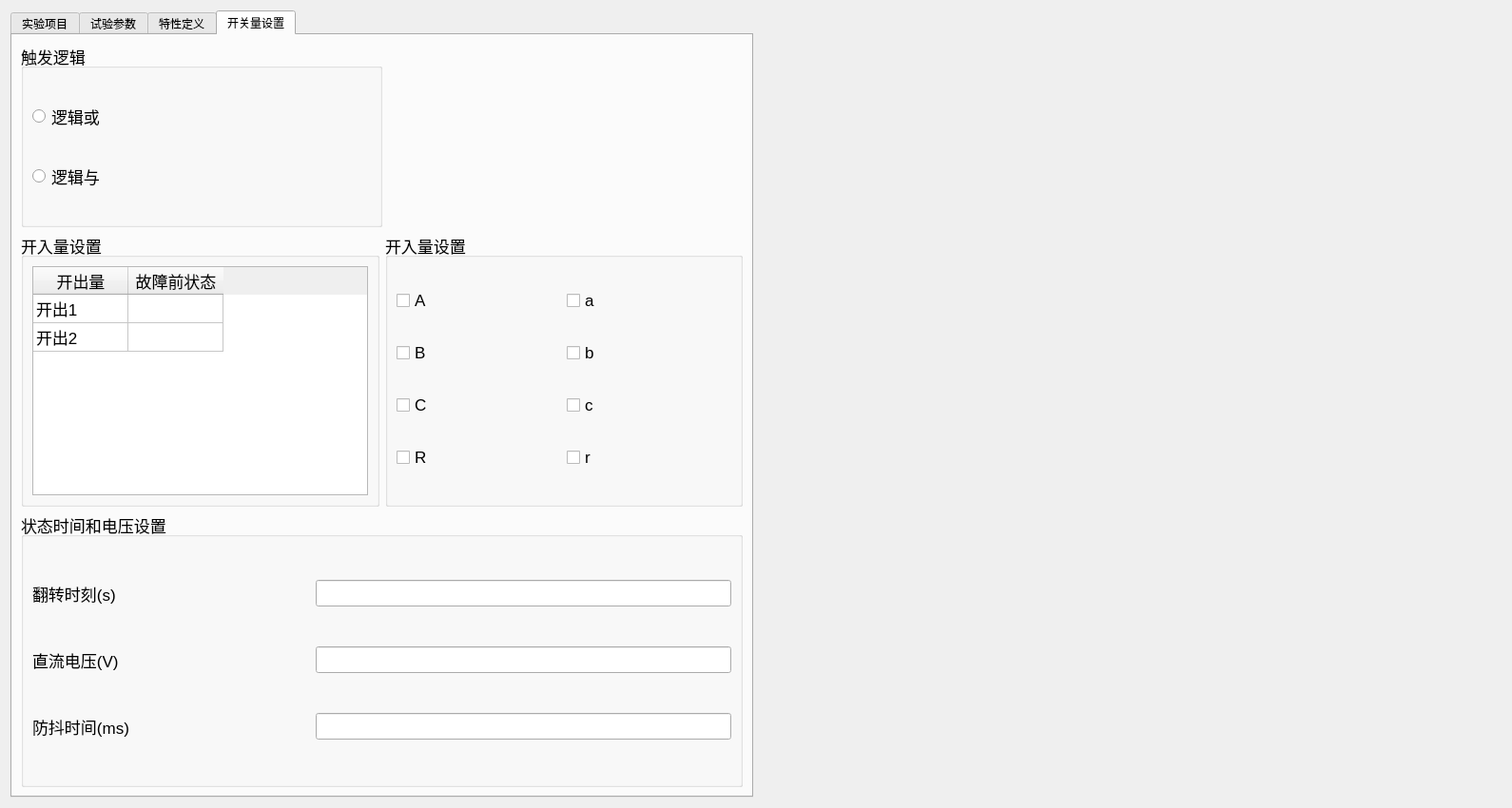
<?xml version="1.0" encoding="UTF-8"?>
<ui version="4.0">
 <class>ui_007</class>
 <widget class="QWidget" name="ui_007">
  <property name="geometry">
   <rect>
    <x>0</x>
    <y>0</y>
    <width>1590</width>
    <height>850</height>
   </rect>
  </property>
  <property name="windowTitle">
   <string>Form</string>
  </property>
  <layout class="QHBoxLayout" name="horizontalLayout" stretch="1,1">
   <item>
    <widget class="QTabWidget" name="tabWidget">
     <property name="currentIndex">
      <number>3</number>
     </property>
     <widget class="QWidget" name="tab">
      <attribute name="title">
       <string>实验项目</string>
      </attribute>
      <layout class="QVBoxLayout" name="verticalLayout_4">
       <item>
        <layout class="QVBoxLayout" name="verticalLayout_3">
         <item>
          <layout class="QHBoxLayout" name="horizontalLayout_6" stretch="1,1">
           <item>
            <widget class="QGroupBox" name="groupBox">
             <property name="font">
              <font>
               <pointsize>13</pointsize>
              </font>
             </property>
             <property name="title">
              <string>测试项目</string>
             </property>
             <layout class="QVBoxLayout" name="verticalLayout">
              <item>
               <widget class="QRadioButton" name="radioButton">
                <property name="text">
                 <string>i-t特性曲线测试</string>
                </property>
               </widget>
              </item>
              <item>
               <widget class="QRadioButton" name="radioButton_2">
                <property name="text">
                 <string>v-t特性曲线测试</string>
                </property>
               </widget>
              </item>
              <item>
               <widget class="QRadioButton" name="radioButton_3">
                <property name="text">
                 <string>f-t特性曲线测试</string>
                </property>
               </widget>
              </item>
              <item>
               <widget class="QRadioButton" name="radioButton_4">
                <property name="text">
                 <string>v/f-t特性曲线测试</string>
                </property>
               </widget>
              </item>
             </layout>
            </widget>
           </item>
           <item>
            <widget class="QGroupBox" name="groupBox_2">
             <property name="font">
              <font>
               <pointsize>13</pointsize>
              </font>
             </property>
             <property name="title">
              <string>时间</string>
             </property>
             <layout class="QVBoxLayout" name="verticalLayout_2">
              <item>
               <layout class="QHBoxLayout" name="horizontalLayout_2" stretch="1,1">
                <item>
                 <widget class="QLabel" name="label">
                  <property name="text">
                   <string>故障前时间(s)</string>
                  </property>
                 </widget>
                </item>
                <item>
                 <widget class="QLineEdit" name="lineEdit"/>
                </item>
               </layout>
              </item>
              <item>
               <layout class="QHBoxLayout" name="horizontalLayout_3" stretch="1,1">
                <item>
                 <widget class="QLabel" name="label_2">
                  <property name="text">
                   <string>最大故障时间(s)</string>
                  </property>
                 </widget>
                </item>
                <item>
                 <widget class="QLineEdit" name="lineEdit_2"/>
                </item>
               </layout>
              </item>
              <item>
               <layout class="QHBoxLayout" name="horizontalLayout_4" stretch="1,1">
                <item>
                 <widget class="QLabel" name="label_3">
                  <property name="text">
                   <string>保持时间(s)</string>
                  </property>
                 </widget>
                </item>
                <item>
                 <widget class="QLineEdit" name="lineEdit_3"/>
                </item>
               </layout>
              </item>
              <item>
               <layout class="QHBoxLayout" name="horizontalLayout_5" stretch="1,1">
                <item>
                 <widget class="QLabel" name="label_4">
                  <property name="text">
                   <string>输出间断时间(s)</string>
                  </property>
                 </widget>
                </item>
                <item>
                 <widget class="QLineEdit" name="lineEdit_4"/>
                </item>
               </layout>
              </item>
             </layout>
            </widget>
           </item>
          </layout>
         </item>
         <item>
          <layout class="QHBoxLayout" name="horizontalLayout_8">
           <item>
            <spacer name="horizontalSpacer">
             <property name="orientation">
              <enum>Qt::Horizontal</enum>
             </property>
             <property name="sizeHint" stdset="0">
              <size>
               <width>40</width>
               <height>20</height>
              </size>
             </property>
            </spacer>
           </item>
           <item>
            <widget class="QPushButton" name="pushButton">
             <property name="minimumSize">
              <size>
               <width>150</width>
               <height>40</height>
              </size>
             </property>
             <property name="maximumSize">
              <size>
               <width>200</width>
               <height>16777215</height>
              </size>
             </property>
             <property name="font">
              <font>
               <pointsize>13</pointsize>
              </font>
             </property>
             <property name="layoutDirection">
              <enum>Qt::LeftToRight</enum>
             </property>
             <property name="text">
              <string>添加列表</string>
             </property>
            </widget>
           </item>
           <item>
            <spacer name="horizontalSpacer_2">
             <property name="orientation">
              <enum>Qt::Horizontal</enum>
             </property>
             <property name="sizeHint" stdset="0">
              <size>
               <width>40</width>
               <height>20</height>
              </size>
             </property>
            </spacer>
           </item>
          </layout>
         </item>
        </layout>
       </item>
       <item>
        <widget class="QGroupBox" name="groupBox_3">
         <property name="font">
          <font>
           <pointsize>13</pointsize>
          </font>
         </property>
         <property name="title">
          <string>试验结果</string>
         </property>
         <layout class="QHBoxLayout" name="horizontalLayout_7">
          <item>
           <widget class="QTableWidget" name="tb_result">
            <column>
             <property name="text">
              <string>序号</string>
             </property>
            </column>
            <column>
             <property name="text">
              <string>状态</string>
             </property>
            </column>
            <column>
             <property name="text">
              <string>测试值</string>
             </property>
            </column>
            <column>
             <property name="text">
              <string>标么值</string>
             </property>
            </column>
            <column>
             <property name="text">
              <string>整定时间</string>
             </property>
            </column>
            <column>
             <property name="text">
              <string>动作时间</string>
             </property>
            </column>
            <column>
             <property name="text">
              <string>误差</string>
             </property>
            </column>
           </widget>
          </item>
         </layout>
        </widget>
       </item>
      </layout>
     </widget>
     <widget class="QWidget" name="tab_2">
      <attribute name="title">
       <string>试验参数</string>
      </attribute>
      <layout class="QVBoxLayout" name="verticalLayout_9" stretch="1,4,3,2">
       <item>
        <widget class="QGroupBox" name="groupBox_4">
         <property name="font">
          <font>
           <pointsize>13</pointsize>
          </font>
         </property>
         <property name="title">
          <string>变量选择</string>
         </property>
         <layout class="QHBoxLayout" name="horizontalLayout_9">
          <item>
           <spacer name="horizontalSpacer_3">
            <property name="orientation">
             <enum>Qt::Horizontal</enum>
            </property>
            <property name="sizeHint" stdset="0">
             <size>
              <width>197</width>
              <height>20</height>
             </size>
            </property>
           </spacer>
          </item>
          <item>
           <widget class="QRadioButton" name="radioButton_5">
            <property name="text">
             <string>电压</string>
            </property>
           </widget>
          </item>
          <item>
           <spacer name="horizontalSpacer_4">
            <property name="orientation">
             <enum>Qt::Horizontal</enum>
            </property>
            <property name="sizeHint" stdset="0">
             <size>
              <width>198</width>
              <height>20</height>
             </size>
            </property>
           </spacer>
          </item>
          <item>
           <widget class="QRadioButton" name="radioButton_6">
            <property name="text">
             <string>频率</string>
            </property>
           </widget>
          </item>
          <item>
           <spacer name="horizontalSpacer_5">
            <property name="orientation">
             <enum>Qt::Horizontal</enum>
            </property>
            <property name="sizeHint" stdset="0">
             <size>
              <width>197</width>
              <height>20</height>
             </size>
            </property>
           </spacer>
          </item>
         </layout>
        </widget>
       </item>
       <item>
        <layout class="QHBoxLayout" name="horizontalLayout_15" stretch="3,2">
         <item>
          <widget class="QGroupBox" name="groupBox_5">
           <property name="font">
            <font>
             <pointsize>13</pointsize>
            </font>
           </property>
           <property name="title">
            <string>故障前电压</string>
           </property>
           <layout class="QVBoxLayout" name="verticalLayout_5">
            <item>
             <layout class="QHBoxLayout" name="horizontalLayout_10" stretch="1,2,2">
              <item>
               <widget class="QLabel" name="label_5">
                <property name="text">
                 <string>Va</string>
                </property>
               </widget>
              </item>
              <item>
               <widget class="QLineEdit" name="lineEdit_5"/>
              </item>
              <item>
               <widget class="QLineEdit" name="lineEdit_6"/>
              </item>
             </layout>
            </item>
            <item>
             <layout class="QHBoxLayout" name="horizontalLayout_11" stretch="1,2,2">
              <item>
               <widget class="QLabel" name="label_6">
                <property name="text">
                 <string>Vb</string>
                </property>
               </widget>
              </item>
              <item>
               <widget class="QLineEdit" name="lineEdit_7"/>
              </item>
              <item>
               <widget class="QLineEdit" name="lineEdit_8"/>
              </item>
             </layout>
            </item>
            <item>
             <layout class="QHBoxLayout" name="horizontalLayout_12" stretch="1,2,2">
              <item>
               <widget class="QLabel" name="label_7">
                <property name="text">
                 <string>Vc</string>
                </property>
               </widget>
              </item>
              <item>
               <widget class="QLineEdit" name="lineEdit_9"/>
              </item>
              <item>
               <widget class="QLineEdit" name="lineEdit_10"/>
              </item>
             </layout>
            </item>
            <item>
             <layout class="QHBoxLayout" name="horizontalLayout_13" stretch="1,2,2">
              <item>
               <widget class="QLabel" name="label_8">
                <property name="text">
                 <string>Vz</string>
                </property>
               </widget>
              </item>
              <item>
               <widget class="QLineEdit" name="lineEdit_12"/>
              </item>
              <item>
               <widget class="QLineEdit" name="lineEdit_11"/>
              </item>
             </layout>
            </item>
           </layout>
          </widget>
         </item>
         <item>
          <widget class="QGroupBox" name="groupBox_6">
           <property name="font">
            <font>
             <pointsize>13</pointsize>
            </font>
           </property>
           <property name="title">
            <string>变化相选择</string>
           </property>
           <layout class="QVBoxLayout" name="verticalLayout_6">
            <item>
             <layout class="QGridLayout" name="gridLayout">
              <item row="0" column="0">
               <widget class="QCheckBox" name="checkBox">
                <property name="text">
                 <string>Va</string>
                </property>
               </widget>
              </item>
              <item row="0" column="1">
               <widget class="QCheckBox" name="checkBox_2">
                <property name="text">
                 <string>Vb</string>
                </property>
               </widget>
              </item>
              <item row="1" column="0">
               <widget class="QCheckBox" name="checkBox_3">
                <property name="text">
                 <string>Vc</string>
                </property>
               </widget>
              </item>
              <item row="1" column="1">
               <widget class="QCheckBox" name="checkBox_4">
                <property name="text">
                 <string>Vz</string>
                </property>
               </widget>
              </item>
             </layout>
            </item>
            <item>
             <layout class="QHBoxLayout" name="horizontalLayout_14">
              <item>
               <widget class="QLabel" name="label_9">
                <property name="text">
                 <string>记录量</string>
                </property>
               </widget>
              </item>
              <item>
               <widget class="QComboBox" name="comboBox"/>
              </item>
             </layout>
            </item>
           </layout>
          </widget>
         </item>
        </layout>
       </item>
       <item>
        <layout class="QHBoxLayout" name="horizontalLayout_16" stretch="1,1">
         <item>
          <widget class="QGroupBox" name="groupBox_7">
           <property name="font">
            <font>
             <pointsize>13</pointsize>
            </font>
           </property>
           <property name="title">
            <string>变化范围</string>
           </property>
           <layout class="QVBoxLayout" name="verticalLayout_7">
            <item>
             <layout class="QHBoxLayout" name="horizontalLayout_17" stretch="2,3">
              <item>
               <widget class="QLabel" name="label_10">
                <property name="text">
                 <string>变化初值</string>
                </property>
               </widget>
              </item>
              <item>
               <widget class="QLineEdit" name="lineEdit_13"/>
              </item>
             </layout>
            </item>
            <item>
             <layout class="QHBoxLayout" name="horizontalLayout_18" stretch="2,3">
              <item>
               <widget class="QLabel" name="label_11">
                <property name="text">
                 <string>变化终值</string>
                </property>
               </widget>
              </item>
              <item>
               <widget class="QLineEdit" name="lineEdit_14"/>
              </item>
             </layout>
            </item>
            <item>
             <layout class="QHBoxLayout" name="horizontalLayout_19" stretch="2,3">
              <item>
               <widget class="QLabel" name="label_12">
                <property name="text">
                 <string>变化步长</string>
                </property>
               </widget>
              </item>
              <item>
               <widget class="QLineEdit" name="lineEdit_15"/>
              </item>
             </layout>
            </item>
           </layout>
          </widget>
         </item>
         <item>
          <widget class="QGroupBox" name="groupBox_8">
           <property name="font">
            <font>
             <pointsize>13</pointsize>
            </font>
           </property>
           <property name="title">
            <string>参数设定</string>
           </property>
           <layout class="QVBoxLayout" name="verticalLayout_8">
            <item>
             <layout class="QHBoxLayout" name="horizontalLayout_20" stretch="2,3">
              <item>
               <widget class="QLabel" name="label_13">
                <property name="text">
                 <string>额定频率(HZ)</string>
                </property>
               </widget>
              </item>
              <item>
               <widget class="QLineEdit" name="lineEdit_16"/>
              </item>
             </layout>
            </item>
            <item>
             <layout class="QHBoxLayout" name="horizontalLayout_21" stretch="2,3">
              <item>
               <widget class="QLabel" name="label_14">
                <property name="text">
                 <string>额定电压(V)</string>
                </property>
               </widget>
              </item>
              <item>
               <widget class="QLineEdit" name="lineEdit_17"/>
              </item>
             </layout>
            </item>
            <item>
             <layout class="QHBoxLayout" name="horizontalLayout_22" stretch="2,3">
              <item>
               <widget class="QLabel" name="label_15">
                <property name="text">
                 <string>额定电流(A)</string>
                </property>
               </widget>
              </item>
              <item>
               <widget class="QLineEdit" name="lineEdit_18"/>
              </item>
             </layout>
            </item>
           </layout>
          </widget>
         </item>
        </layout>
       </item>
       <item>
        <widget class="QGroupBox" name="groupBox_9">
         <property name="font">
          <font>
           <pointsize>13</pointsize>
          </font>
         </property>
         <property name="title">
          <string>i-t试验项参数设置</string>
         </property>
         <layout class="QGridLayout" name="gridLayout_2" rowstretch="1,1" columnstretch="1,1,1,1">
          <item row="0" column="0">
           <widget class="QLabel" name="label_16">
            <property name="text">
             <string>故障电压(V)</string>
            </property>
           </widget>
          </item>
          <item row="1" column="0">
           <widget class="QLabel" name="label_19">
            <property name="text">
             <string>电压相位(°)</string>
            </property>
           </widget>
          </item>
          <item row="0" column="2">
           <widget class="QLabel" name="label_17">
            <property name="text">
             <string>CT中性点</string>
            </property>
           </widget>
          </item>
          <item row="1" column="1">
           <widget class="QLineEdit" name="lineEdit_21"/>
          </item>
          <item row="0" column="1">
           <widget class="QLineEdit" name="lineEdit_19"/>
          </item>
          <item row="1" column="2">
           <widget class="QLabel" name="label_18">
            <property name="text">
             <string>故障类型</string>
            </property>
           </widget>
          </item>
          <item row="0" column="3">
           <widget class="QComboBox" name="comboBox_2"/>
          </item>
          <item row="1" column="3">
           <widget class="QComboBox" name="comboBox_3"/>
          </item>
         </layout>
        </widget>
       </item>
      </layout>
     </widget>
     <widget class="QWidget" name="tab_3">
      <attribute name="title">
       <string>特性定义</string>
      </attribute>
      <layout class="QVBoxLayout" name="verticalLayout_13">
       <item>
        <layout class="QHBoxLayout" name="horizontalLayout_23" stretch="1,1,1,1">
         <item>
          <widget class="QLabel" name="label_20">
           <property name="text">
            <string>特性名称</string>
           </property>
          </widget>
         </item>
         <item>
          <widget class="QComboBox" name="comboBox_4"/>
         </item>
         <item>
          <widget class="QPushButton" name="pushButton_2">
           <property name="text">
            <string>添加</string>
           </property>
          </widget>
         </item>
         <item>
          <widget class="QPushButton" name="pushButton_3">
           <property name="text">
            <string>删除</string>
           </property>
          </widget>
         </item>
        </layout>
       </item>
       <item>
        <widget class="QTableWidget" name="tb_txdy">
         <property name="rowCount">
          <number>7</number>
         </property>
         <attribute name="verticalHeaderVisible">
          <bool>false</bool>
         </attribute>
         <attribute name="verticalHeaderStretchLastSection">
          <bool>false</bool>
         </attribute>
         <row/>
         <row/>
         <row/>
         <row/>
         <row/>
         <row/>
         <row/>
         <column>
          <property name="text">
           <string>参数名</string>
          </property>
         </column>
         <column>
          <property name="text">
           <string>参数值</string>
          </property>
         </column>
         <item row="0" column="0">
          <property name="text">
           <string>A</string>
          </property>
         </item>
         <item row="1" column="0">
          <property name="text">
           <string>B</string>
          </property>
         </item>
         <item row="2" column="0">
          <property name="text">
           <string>D</string>
          </property>
         </item>
         <item row="3" column="0">
          <property name="text">
           <string>P</string>
          </property>
         </item>
         <item row="4" column="0">
          <property name="text">
           <string>Q</string>
          </property>
         </item>
         <item row="5" column="0">
          <property name="text">
           <string>K1</string>
          </property>
         </item>
         <item row="6" column="0">
          <property name="text">
           <string>K2</string>
          </property>
         </item>
        </widget>
       </item>
       <item>
        <widget class="QWidget" name="widget" native="true">
         <layout class="QHBoxLayout" name="horizontalLayout_24" stretch="1,2,2">
          <item>
           <layout class="QVBoxLayout" name="verticalLayout_10" stretch="1,1,1,1">
            <item>
             <widget class="QLabel" name="label_21">
              <property name="maximumSize">
               <size>
                <width>16777215</width>
                <height>40</height>
               </size>
              </property>
              <property name="text">
               <string>使用</string>
              </property>
              <property name="alignment">
               <set>Qt::AlignCenter</set>
              </property>
             </widget>
            </item>
            <item>
             <widget class="QCheckBox" name="checkBox_5">
              <property name="text">
               <string>启动</string>
              </property>
             </widget>
            </item>
            <item>
             <widget class="QCheckBox" name="checkBox_6">
              <property name="text">
               <string>I</string>
              </property>
             </widget>
            </item>
            <item>
             <widget class="QCheckBox" name="checkBox_7">
              <property name="text">
               <string>II</string>
              </property>
             </widget>
            </item>
           </layout>
          </item>
          <item>
           <layout class="QVBoxLayout" name="verticalLayout_11">
            <item>
             <widget class="QLabel" name="label_22">
              <property name="maximumSize">
               <size>
                <width>16777215</width>
                <height>40</height>
               </size>
              </property>
              <property name="text">
               <string>I*(启动&lt;I&lt;II)</string>
              </property>
              <property name="alignment">
               <set>Qt::AlignCenter</set>
              </property>
             </widget>
            </item>
            <item>
             <widget class="QLineEdit" name="lineEdit_20">
              <property name="text">
               <string>1.01000</string>
              </property>
             </widget>
            </item>
            <item>
             <widget class="QLineEdit" name="lineEdit_23">
              <property name="text">
               <string>10.00000</string>
              </property>
             </widget>
            </item>
            <item>
             <widget class="QLineEdit" name="lineEdit_25">
              <property name="text">
               <string>20.00000</string>
              </property>
             </widget>
            </item>
           </layout>
          </item>
          <item>
           <layout class="QVBoxLayout" name="verticalLayout_12">
            <item>
             <widget class="QLabel" name="label_23">
              <property name="maximumSize">
               <size>
                <width>16777215</width>
                <height>40</height>
               </size>
              </property>
              <property name="text">
               <string>时间(启动&gt;I&gt;II)</string>
              </property>
              <property name="alignment">
               <set>Qt::AlignCenter</set>
              </property>
             </widget>
            </item>
            <item>
             <widget class="QLineEdit" name="lineEdit_22">
              <property name="text">
               <string>1.000</string>
              </property>
             </widget>
            </item>
            <item>
             <widget class="QLineEdit" name="lineEdit_24">
              <property name="text">
               <string>0.100</string>
              </property>
             </widget>
            </item>
            <item>
             <widget class="QLineEdit" name="lineEdit_26">
              <property name="text">
               <string>0.050</string>
              </property>
             </widget>
            </item>
           </layout>
          </item>
         </layout>
        </widget>
       </item>
      </layout>
     </widget>
     <widget class="QWidget" name="tab_4">
      <attribute name="title">
       <string>开关量设置</string>
      </attribute>
      <layout class="QVBoxLayout" name="verticalLayout_15" stretch="2,3,3">
       <item>
        <layout class="QHBoxLayout" name="horizontalLayout_25" stretch="1,1">
         <item>
          <widget class="QGroupBox" name="groupBox_10">
           <property name="font">
            <font>
             <pointsize>13</pointsize>
            </font>
           </property>
           <property name="title">
            <string>触发逻辑</string>
           </property>
           <layout class="QVBoxLayout" name="verticalLayout_14">
            <item>
             <widget class="QRadioButton" name="radioButton_7">
              <property name="text">
               <string>逻辑或</string>
              </property>
             </widget>
            </item>
            <item>
             <widget class="QRadioButton" name="radioButton_8">
              <property name="text">
               <string>逻辑与</string>
              </property>
             </widget>
            </item>
           </layout>
          </widget>
         </item>
         <item>
          <spacer name="horizontalSpacer_6">
           <property name="orientation">
            <enum>Qt::Horizontal</enum>
           </property>
           <property name="sizeHint" stdset="0">
            <size>
             <width>40</width>
             <height>20</height>
            </size>
           </property>
          </spacer>
         </item>
        </layout>
       </item>
       <item>
        <layout class="QHBoxLayout" name="horizontalLayout_26" stretch="1,1">
         <item>
          <widget class="QGroupBox" name="groupBox_11">
           <property name="font">
            <font>
             <pointsize>13</pointsize>
            </font>
           </property>
           <property name="title">
            <string>开入量设置</string>
           </property>
           <layout class="QHBoxLayout" name="horizontalLayout_27">
            <item>
             <widget class="QTableWidget" name="tb_kglsz">
              <property name="rowCount">
               <number>2</number>
              </property>
              <attribute name="verticalHeaderVisible">
               <bool>false</bool>
              </attribute>
              <row/>
              <row/>
              <column>
               <property name="text">
                <string>开出量</string>
               </property>
              </column>
              <column>
               <property name="text">
                <string>故障前状态</string>
               </property>
              </column>
              <item row="0" column="0">
               <property name="text">
                <string>开出1</string>
               </property>
              </item>
              <item row="1" column="0">
               <property name="text">
                <string>开出2</string>
               </property>
              </item>
             </widget>
            </item>
           </layout>
          </widget>
         </item>
         <item>
          <widget class="QGroupBox" name="groupBox_12">
           <property name="font">
            <font>
             <pointsize>13</pointsize>
            </font>
           </property>
           <property name="title">
            <string>开入量设置</string>
           </property>
           <layout class="QGridLayout" name="gridLayout_3">
            <item row="0" column="0">
             <widget class="QCheckBox" name="checkBox_8">
              <property name="text">
               <string>A</string>
              </property>
             </widget>
            </item>
            <item row="0" column="1">
             <widget class="QCheckBox" name="checkBox_9">
              <property name="text">
               <string>a</string>
              </property>
             </widget>
            </item>
            <item row="1" column="0">
             <widget class="QCheckBox" name="checkBox_10">
              <property name="text">
               <string>B</string>
              </property>
             </widget>
            </item>
            <item row="1" column="1">
             <widget class="QCheckBox" name="checkBox_11">
              <property name="text">
               <string>b</string>
              </property>
             </widget>
            </item>
            <item row="2" column="0">
             <widget class="QCheckBox" name="checkBox_12">
              <property name="text">
               <string>C</string>
              </property>
             </widget>
            </item>
            <item row="2" column="1">
             <widget class="QCheckBox" name="checkBox_13">
              <property name="text">
               <string>c</string>
              </property>
             </widget>
            </item>
            <item row="3" column="0">
             <widget class="QCheckBox" name="checkBox_14">
              <property name="text">
               <string>R</string>
              </property>
             </widget>
            </item>
            <item row="3" column="1">
             <widget class="QCheckBox" name="checkBox_15">
              <property name="text">
               <string>r</string>
              </property>
             </widget>
            </item>
           </layout>
          </widget>
         </item>
        </layout>
       </item>
       <item>
        <widget class="QGroupBox" name="groupBox_13">
         <property name="font">
          <font>
           <pointsize>13</pointsize>
          </font>
         </property>
         <property name="title">
          <string>状态时间和电压设置</string>
         </property>
         <layout class="QVBoxLayout" name="verticalLayout_16" stretch="1,1,1">
          <item>
           <layout class="QHBoxLayout" name="horizontalLayout_28" stretch="2,3">
            <item>
             <widget class="QLabel" name="label_24">
              <property name="text">
               <string>翻转时刻(s)</string>
              </property>
             </widget>
            </item>
            <item>
             <widget class="QLineEdit" name="lineEdit_27"/>
            </item>
           </layout>
          </item>
          <item>
           <layout class="QHBoxLayout" name="horizontalLayout_29" stretch="2,3">
            <item>
             <widget class="QLabel" name="label_25">
              <property name="text">
               <string>直流电压(V)</string>
              </property>
             </widget>
            </item>
            <item>
             <widget class="QLineEdit" name="lineEdit_28"/>
            </item>
           </layout>
          </item>
          <item>
           <layout class="QHBoxLayout" name="horizontalLayout_30" stretch="2,3">
            <item>
             <widget class="QLabel" name="label_26">
              <property name="text">
               <string>防抖时间(ms)</string>
              </property>
             </widget>
            </item>
            <item>
             <widget class="QLineEdit" name="lineEdit_29"/>
            </item>
           </layout>
          </item>
         </layout>
        </widget>
       </item>
      </layout>
     </widget>
    </widget>
   </item>
   <item>
    <widget class="QWidget" name="widget_2" native="true"/>
   </item>
  </layout>
 </widget>
 <resources/>
 <connections/>
</ui>
